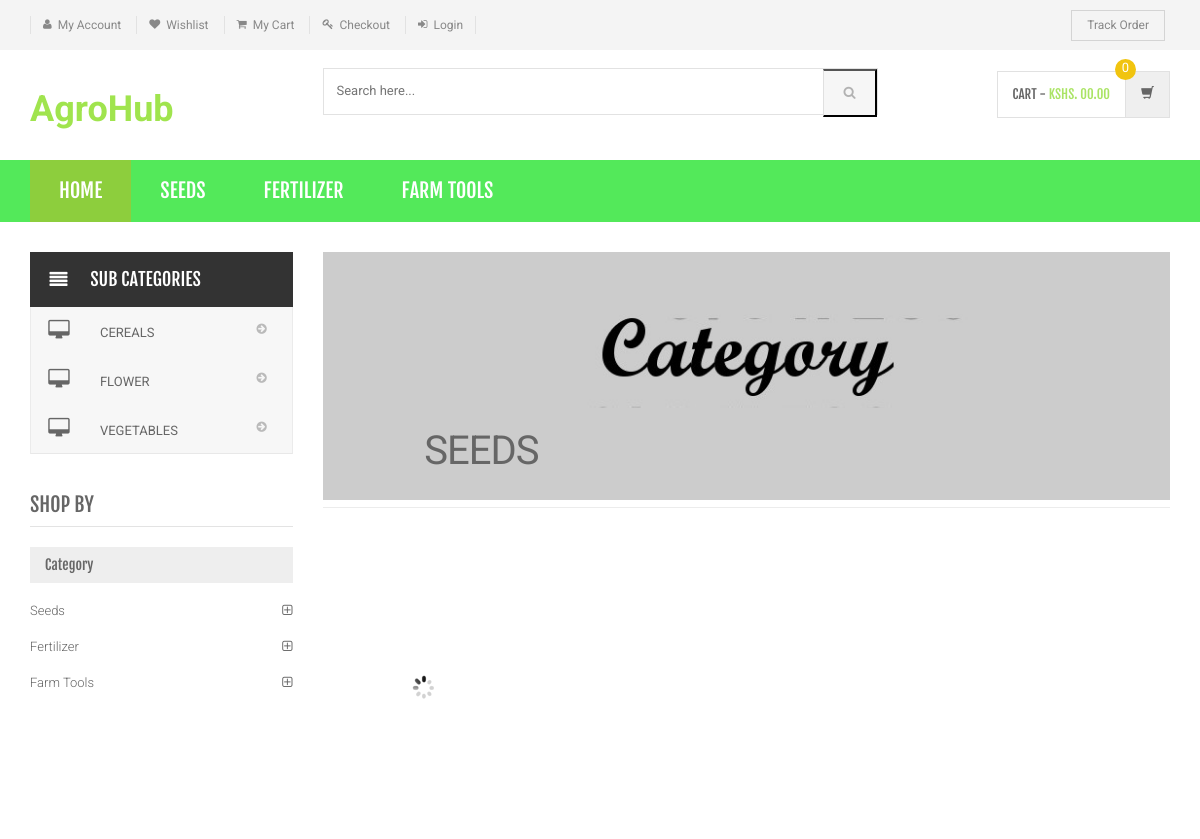
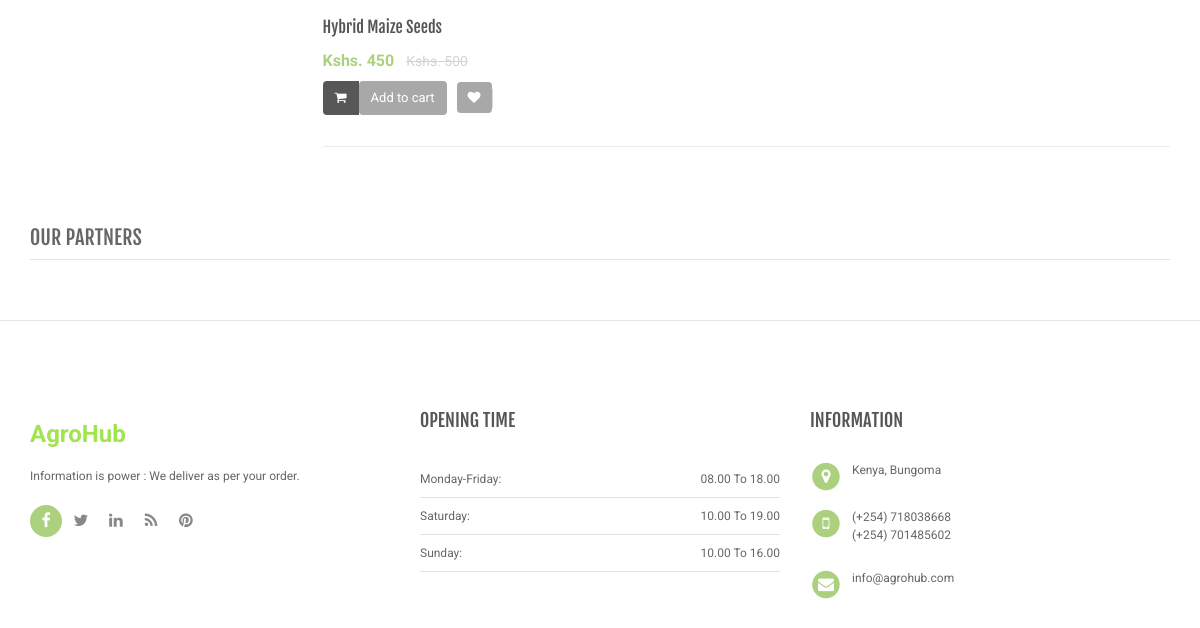
Before: /category.php?cid=7 with the older database file (2 pictures, top to bottom).
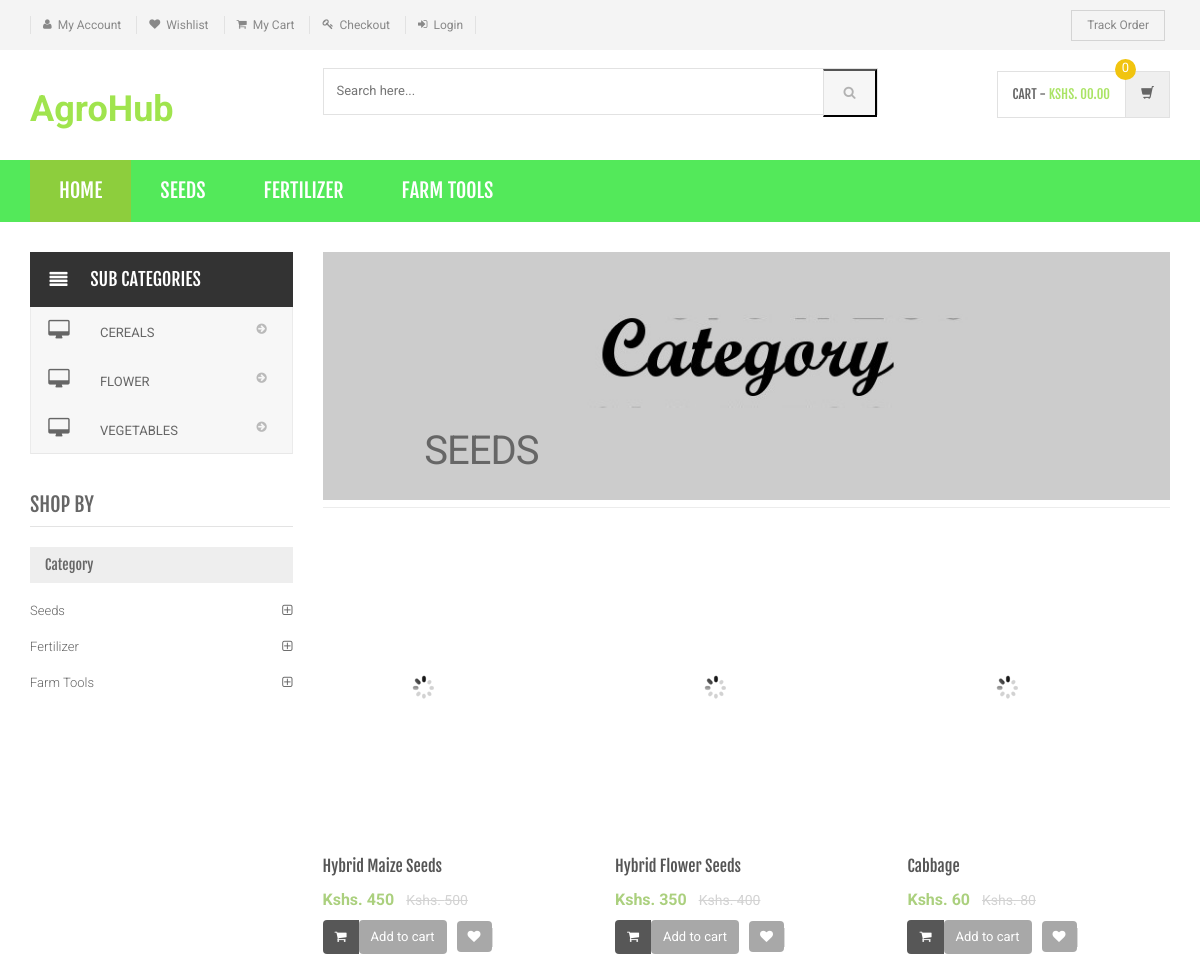
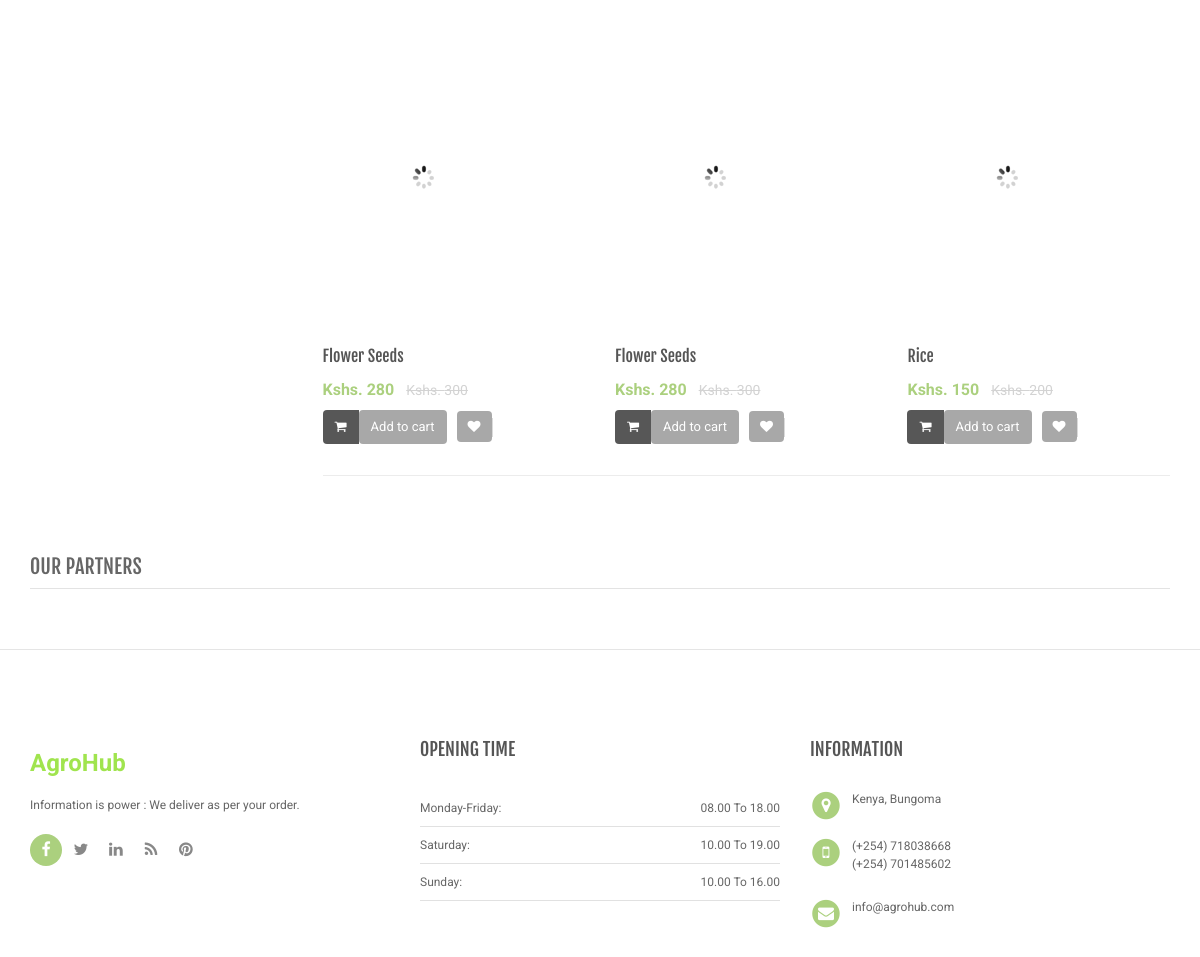
After: the same page with the newer database file (2 pictures, top to bottom).
### tables this page shows
CREATE TABLE `category` (
  `id` int(11) NOT NULL,
  `categoryName` varchar(255) DEFAULT NULL,
  `categoryDescription` longtext DEFAULT NULL,
  `creationDate` timestamp NOT NULL DEFAULT current_timestamp(),
  `updationDate` varchar(255) DEFAULT NULL
);

CREATE TABLE `subcategory` (
  `id` int(11) NOT NULL,
  `categoryid` int(11) DEFAULT NULL,
  `subcategory` varchar(255) DEFAULT NULL,
  `creationDate` timestamp NULL DEFAULT current_timestamp(),
  `updationDate` varchar(255) DEFAULT NULL
);

CREATE TABLE `products` (
  `id` int(11) NOT NULL,
  `category` int(11) NOT NULL,
  `subCategory` int(11) DEFAULT NULL,
  `productName` varchar(255) DEFAULT NULL,
  `productCompany` varchar(255) DEFAULT NULL,
  `productPrice` int(11) DEFAULT NULL,
  `productPriceBeforeDiscount` int(11) DEFAULT NULL,
  `productDescription` longtext DEFAULT NULL,
  `productImage1` varchar(255) DEFAULT NULL,
  `productImage2` varchar(255) DEFAULT NULL,
  `productImage3` varchar(255) DEFAULT NULL,
  `shippingCharge` int(11) DEFAULT NULL,
  `productAvailability` varchar(255) DEFAULT NULL,
  `postingDate` timestamp NULL DEFAULT current_timestamp(),
  `updationDate` varchar(255) DEFAULT NULL
);

### category.php (the view, shortened to what the changed rows need)
<?php
include('includes/config.php');
$cid=intval($_GET['cid']);
?>
<!DOCTYPE html>
<html lang="en">
	<head>
	    <link rel="stylesheet" href="assets/css/bootstrap.min.css">
	    <link rel="stylesheet" href="assets/css/main.css">
	    <link rel="stylesheet" href="assets/css/green.css">
	    <link rel="stylesheet" href="assets/css/owl.carousel.css">
		<link rel="stylesheet" href="assets/css/owl.transitions.css">
		<link href="assets/css/lightbox.css" rel="stylesheet">
		<link rel="stylesheet" href="assets/css/animate.min.css">
		<link rel="stylesheet" href="assets/css/rateit.css">
		<link rel="stylesheet" href="assets/css/bootstrap-select.min.css">
		<link rel="stylesheet" href="assets/css/config.css">
		<link href="assets/css/green.css" rel="alternate stylesheet" title="Green color">
		<link href="assets/css/blue.css" rel="alternate stylesheet" title="Blue color">
		<link href="assets/css/red.css" rel="alternate stylesheet" title="Red color">
		<link href="assets/css/orange.css" rel="alternate stylesheet" title="Orange color">
		<link href="assets/css/dark-green.css" rel="alternate stylesheet" title="Darkgreen color">
		<link rel="stylesheet" href="assets/css/font-awesome.min.css">
	</head>
    <body class="cnt-home">
<header class="header-style-1">
<?php include('includes/main-header.php');?>
<?php include('includes/menu-bar.php');?>
</header>
<div class="body-content outer-top-xs">
	<div class='container'>
		<div class='row outer-bottom-sm'>
			<div class='col-md-3 sidebar'>
<div class="side-menu animate-dropdown outer-bottom-xs">
<div class="side-menu animate-dropdown outer-bottom-xs">
    <nav class="yamm megamenu-horizontal" role="navigation">
        <ul class="nav">
            <li class="dropdown menu-item">
              <?php $sql=mysqli_query($con,"select id,subcategory  from subcategory where categoryid='$cid'");
while($row=mysqli_fetch_array($sql))
{
    ?>
                <a href="sub-category.php?scid=<?php echo $row['id'];?>" class="dropdown-toggle"><i class="icon fa fa-desktop fa-fw"></i>
                <?php echo $row['subcategory'];?></a>
                <?php }?>
</li>
</ul>
    </nav>
</div>
</div>
	            <div class="sidebar-module-container">
	            	<div class="sidebar-filter">
<div class="sidebar-widget wow fadeInUp outer-bottom-xs ">
	<div class="sidebar-widget-body m-t-10">
	         <?php $sql=mysqli_query($con,"select id,categoryName  from category");
while($row=mysqli_fetch_array($sql))
{
    ?>
		<div class="accordion">
	    	<div class="accordion-group">
	            <div class="accordion-heading">
	                <a href="category.php?cid=<?php echo $row['id'];?>"  class="accordion-toggle collapsed">
	                   <?php echo $row['categoryName'];?>
	                </a>
	            </div>
	        </div>
	    </div>
	    <?php } ?>
	</div>
</div>
	            	</div>
	            </div>
            </div>
			<div class='col-md-9'>
	<div id="category" class="category-carousel hidden-xs">
		<div class="item">
			<div class="container-fluid">
				<div class="caption vertical-top text-left">
					<div class="big-text">
						<br />
					</div>
					       <?php $sql=mysqli_query($con,"select categoryName  from category where id='$cid'");
while($row=mysqli_fetch_array($sql))
{
    ?>
					<div class="excerpt hidden-sm hidden-md">
						<?php echo htmlentities($row['categoryName']);?>
					</div>
			<?php } ?>
				</div>
			</div>
		</div>
</div>
				<div class="search-result-container">
					<div id="myTabContent" class="tab-content">
						<div class="tab-pane active " id="grid-container">
							<div class="category-product  inner-top-vs">
								<div class="row">
			<?php
$ret=mysqli_query($con,"select * from products where category='$cid'");
$num=mysqli_num_rows($ret);
if($num>0)
{
while ($row=mysqli_fetch_array($ret))
{?>
		<div class="col-sm-6 col-md-4 wow fadeInUp">
			<div class="products">
	<div class="product">
		<div class="product-image">
			<div class="image">
				<a href="product-details.php?pid=<?php echo htmlentities($row['id']);?>"><img  src="assets/images/blank.gif" data-echo="admin/productimages/<?php echo htmlentities($row['id']);?>/<?php echo htmlentities($row['productImage1']);?>" alt="" width="200" height="300"></a>
			</div>
		</div>
		<div class="product-info text-left">
			<h3 class="name"><a href="product-details.php?pid=<?php echo htmlentities($row['id']);?>"><?php echo htmlentities($row['productName']);?></a></h3>
			<div class="product-price">
				<span class="price">
					Kshs. <?php echo htmlentities($row['productPrice']);?>			</span>
										     <span class="price-before-discount">Kshs. <?php echo htmlentities($row['productPriceBeforeDiscount']);?></span>
			</div>
		</div>
					<div class="cart clearfix animate-effect">
				<div class="action">
					<ul class="list-unstyled">
						<li class="add-cart-button btn-group">
							<button class="btn btn-primary icon" data-toggle="dropdown" type="button">
								<i class="fa fa-shopping-cart"></i>
							</button>
							<a href="category.php?page=product&action=add&id=<?php echo $row['id']; ?>">
							<button class="btn btn-primary" type="button">Add to cart</button></a>
						</li>
		                <li class="lnk wishlist">
							<a class="add-to-cart" href="category.php?pid=<?php echo htmlentities($row['id'])?>&&action=wishlist" title="Wishlist">
								 <i class="icon fa fa-heart"></i>
							</a>
						</li>
					</ul>
				</div>
			</div>
			</div>
			</div>
		</div>
	  <?php } } else {?>
		<div class="col-sm-6 col-md-4 wow fadeInUp"> <h3>No Product Found</h3>
		</div>
<?php } ?>
										</div>
							</div>
						</div>
				</div>
			</div>
		</div></div>
</div>
</body>
</html>

### includes/menu-bar.php (shortened to what the changed rows need)
<div class="header-nav animate-dropdown">
    <div class="container">
        <div class="yamm navbar navbar-default" role="navigation">
            <div class="nav-bg-class">
                <div class="navbar-collapse collapse" id="mc-horizontal-menu-collapse">
	<div class="nav-outer">
		<ul class="nav navbar-nav">
              <?php $sql=mysqli_query($con,"select id,categoryName  from category limit 6");
while($row=mysqli_fetch_array($sql))
{
    ?>
			<li class="dropdown yamm">
				<a href="category.php?cid=<?php echo $row['id'];?>"> <?php echo $row['categoryName'];?></a>
			</li>
			<?php } ?>
		</ul>
	</div>
</div>
            </div>
        </div>
    </div>
</div>

Changed rows visible on the page:
added products: productName "Hybrid Flower Seeds", productPrice "350", productPriceBeforeDiscount "400"
added products: productName "Cabbage", productPrice "60", productPriceBeforeDiscount "80"
added products: productName "Flower Seeds", productPrice "280", productPriceBeforeDiscount "300"
added products: productName "Flower Seeds", productPrice "280", productPriceBeforeDiscount "300"
added products: productName "Rice", productPrice "150", productPriceBeforeDiscount "200"
